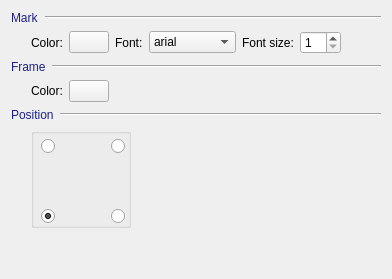
     <widget class="QWidget" name="m_tabScale">
      <attribute name="title">
       <string>Scale</string>
      </attribute>
      <layout class="QVBoxLayout" name="verticalLayout">
       <item>
        <layout class="QHBoxLayout" name="horizontalLayout_6">
         <item>
          <widget class="QLabel" name="label_17">
           <property name="sizePolicy">
            <sizepolicy hsizetype="Fixed" vsizetype="Fixed">
             <horstretch>0</horstretch>
             <verstretch>0</verstretch>
            </sizepolicy>
           </property>
           <property name="styleSheet">
            <string notr="true">color: rgb(29, 32, 136);</string>
           </property>
           <property name="text">
            <string>Mark</string>
           </property>
          </widget>
         </item>
         <item>
          <widget class="Line" name="line_6">
           <property name="orientation">
            <enum>Qt::Horizontal</enum>
           </property>
          </widget>
         </item>
        </layout>
       </item>
       <item>
        <layout class="QHBoxLayout" name="horizontalLayout_7">
         <item>
          <spacer name="horizontalSpacer_2">
           <property name="orientation">
            <enum>Qt::Horizontal</enum>
           </property>
           <property name="sizeType">
            <enum>QSizePolicy::Fixed</enum>
           </property>
           <property name="sizeHint" stdset="0">
            <size>
             <width>20</width>
             <height>20</height>
            </size>
           </property>
          </spacer>
         </item>
         <item>
          <widget class="QLabel" name="label_20">
           <property name="sizePolicy">
            <sizepolicy hsizetype="Fixed" vsizetype="Preferred">
             <horstretch>0</horstretch>
             <verstretch>0</verstretch>
            </sizepolicy>
           </property>
           <property name="text">
            <string>Color:</string>
           </property>
          </widget>
         </item>
         <item>
          <widget class="CXButtonColorEdit" name="m_colorBtnScaleMark">
           <property name="text">
            <string/>
           </property>
          </widget>
         </item>
         <item>
          <widget class="QLabel" name="label_19">
           <property name="text">
            <string>Font:</string>
           </property>
          </widget>
         </item>
         <item>
          <widget class="QComboBox" name="m_cbbScaleMarkFont">
           <item>
            <property name="text">
             <string>arial</string>
            </property>
           </item>
           <item>
            <property name="text">
             <string>dirtydoz</string>
            </property>
           </item>
           <item>
            <property name="text">
             <string>fudd</string>
            </property>
           </item>
           <item>
            <property name="text">
             <string>times</string>
            </property>
           </item>
           <item>
            <property name="text">
             <string>Vera</string>
            </property>
           </item>
           <item>
            <property name="text">
             <string>VeraMono</string>
            </property>
           </item>
          </widget>
         </item>
         <item>
          <widget class="QLabel" name="label_18">
           <property name="text">
            <string>Font size:</string>
           </property>
          </widget>
         </item>
         <item>
          <widget class="QSpinBox" name="m_spinBoxScaleMarkFontSize">
           <property name="minimum">
            <number>1</number>
           </property>
           <property name="maximum">
            <number>12</number>
           </property>
          </widget>
         </item>
         <item>
          <spacer name="horizontalSpacer_5">
           <property name="orientation">
            <enum>Qt::Horizontal</enum>
           </property>
           <property name="sizeHint" stdset="0">
            <size>
             <width>40</width>
             <height>20</height>
            </size>
           </property>
          </spacer>
         </item>
        </layout>
       </item>
       <item>
        <layout class="QHBoxLayout" name="horizontalLayout_15">
         <item>
          <widget class="QLabel" name="label_33">
           <property name="sizePolicy">
            <sizepolicy hsizetype="Fixed" vsizetype="Fixed">
             <horstretch>0</horstretch>
             <verstretch>0</verstretch>
            </sizepolicy>
           </property>
           <property name="styleSheet">
            <string notr="true">color: rgb(29, 32, 136);</string>
           </property>
           <property name="text">
            <string>Frame</string>
           </property>
          </widget>
         </item>
         <item>
          <widget class="Line" name="line_11">
           <property name="orientation">
            <enum>Qt::Horizontal</enum>
           </property>
          </widget>
         </item>
        </layout>
       </item>
       <item>
        <layout class="QHBoxLayout" name="horizontalLayout_16">
         <item>
          <spacer name="horizontalSpacer_12">
           <property name="orientation">
            <enum>Qt::Horizontal</enum>
           </property>
           <property name="sizeType">
            <enum>QSizePolicy::Fixed</enum>
           </property>
           <property name="sizeHint" stdset="0">
            <size>
             <width>20</width>
             <height>20</height>
            </size>
           </property>
          </spacer>
         </item>
         <item>
          <widget class="QLabel" name="label_34">
           <property name="sizePolicy">
            <sizepolicy hsizetype="Fixed" vsizetype="Preferred">
             <horstretch>0</horstretch>
             <verstretch>0</verstretch>
            </sizepolicy>
           </property>
           <property name="text">
            <string>Color:</string>
           </property>
          </widget>
         </item>
         <item>
          <widget class="CXButtonColorEdit" name="m_colorBtnScaleFrame">
           <property name="text">
            <string/>
           </property>
          </widget>
         </item>
         <item>
          <spacer name="horizontalSpacer_13">
           <property name="orientation">
            <enum>Qt::Horizontal</enum>
           </property>
           <property name="sizeHint" stdset="0">
            <size>
             <width>40</width>
             <height>20</height>
            </size>
           </property>
          </spacer>
         </item>
        </layout>
       </item>
       <item>
        <layout class="QHBoxLayout" name="horizontalLayout_5">
         <item>
          <widget class="QLabel" name="label_16">
           <property name="sizePolicy">
            <sizepolicy hsizetype="Fixed" vsizetype="Fixed">
             <horstretch>0</horstretch>
             <verstretch>0</verstretch>
            </sizepolicy>
           </property>
           <property name="styleSheet">
            <string notr="true">color: rgb(29, 32, 136);</string>
           </property>
           <property name="text">
            <string>Position</string>
           </property>
          </widget>
         </item>
         <item>
          <widget class="Line" name="line_5">
           <property name="orientation">
            <enum>Qt::Horizontal</enum>
           </property>
          </widget>
         </item>
        </layout>
       </item>
       <item>
        <layout class="QHBoxLayout" name="horizontalLayout_8">
         <item>
          <spacer name="horizontalSpacer_3">
           <property name="orientation">
            <enum>Qt::Horizontal</enum>
           </property>
           <property name="sizeType">
            <enum>QSizePolicy::Fixed</enum>
           </property>
           <property name="sizeHint" stdset="0">
            <size>
             <width>20</width>
             <height>20</height>
            </size>
           </property>
          </spacer>
         </item>
         <item>
          <widget class="QGroupBox" name="groupBox">
           <property name="sizePolicy">
            <sizepolicy hsizetype="Fixed" vsizetype="Fixed">
             <horstretch>0</horstretch>
             <verstretch>0</verstretch>
            </sizepolicy>
           </property>
           <property name="minimumSize">
            <size>
             <width>100</width>
             <height>100</height>
            </size>
           </property>
           <property name="title">
            <string/>
           </property>
           <widget class="QRadioButton" name="m_rbScalePosBottomLeft">
            <property name="geometry">
             <rect>
              <x>10</x>
              <y>80</y>
              <width>16</width>
              <height>16</height>
             </rect>
            </property>
            <property name="minimumSize">
             <size>
              <width>16</width>
              <height>16</height>
             </size>
            </property>
            <property name="text">
             <string/>
            </property>
            <property name="checked">
             <bool>true</bool>
            </property>
            <attribute name="buttonGroup">
             <string notr="true">m_btnGroupScalePosition</string>
            </attribute>
           </widget>
           <widget class="QRadioButton" name="m_rbScalePosBottomRight">
            <property name="enabled">
             <bool>true</bool>
            </property>
            <property name="geometry">
             <rect>
              <x>80</x>
              <y>80</y>
              <width>16</width>
              <height>16</height>
             </rect>
            </property>
            <property name="minimumSize">
             <size>
              <width>16</width>
              <height>16</height>
             </size>
            </property>
            <property name="text">
             <string/>
            </property>
            <attribute name="buttonGroup">
             <string notr="true">m_btnGroupScalePosition</string>
            </attribute>
           </widget>
           <widget class="QRadioButton" name="m_rbScalePosTopRight">
            <property name="geometry">
             <rect>
              <x>80</x>
              <y>10</y>
              <width>16</width>
              <height>16</height>
             </rect>
            </property>
            <property name="minimumSize">
             <size>
              <width>16</width>
              <height>16</height>
             </size>
            </property>
            <property name="text">
             <string/>
            </property>
            <attribute name="buttonGroup">
             <string notr="true">m_btnGroupScalePosition</string>
            </attribute>
           </widget>
           <widget class="QRadioButton" name="m_rbScalePosTopLeft">
            <property name="geometry">
             <rect>
              <x>10</x>
              <y>10</y>
              <width>16</width>
              <height>16</height>
             </rect>
            </property>
            <property name="minimumSize">
             <size>
              <width>16</width>
              <height>16</height>
             </size>
            </property>
            <property name="text">
             <string/>
            </property>
            <attribute name="buttonGroup">
             <string notr="true">m_btnGroupScalePosition</string>
            </attribute>
           </widget>
          </widget>
         </item>
         <item>
          <spacer name="horizontalSpacer_4">
           <property name="orientation">
            <enum>Qt::Horizontal</enum>
           </property>
           <property name="sizeHint" stdset="0">
            <size>
             <width>40</width>
             <height>20</height>
            </size>
           </property>
          </spacer>
         </item>
        </layout>
       </item>
       <item>
        <spacer name="verticalSpacer_2">
         <property name="orientation">
          <enum>Qt::Vertical</enum>
         </property>
         <property name="sizeHint" stdset="0">
          <size>
           <width>20</width>
           <height>40</height>
          </size>
         </property>
        </spacer>
       </item>
      </layout>
     </widget>
